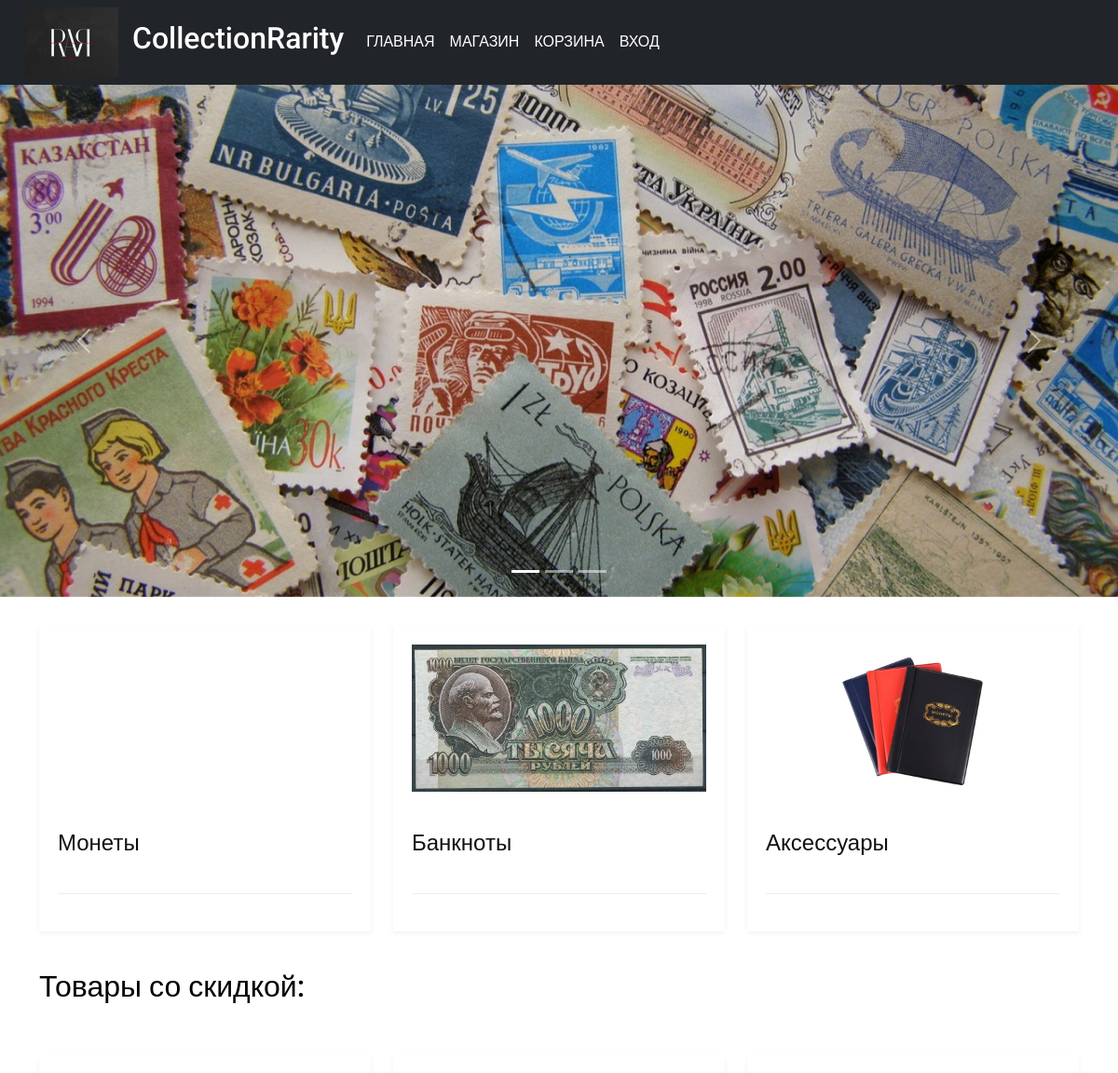
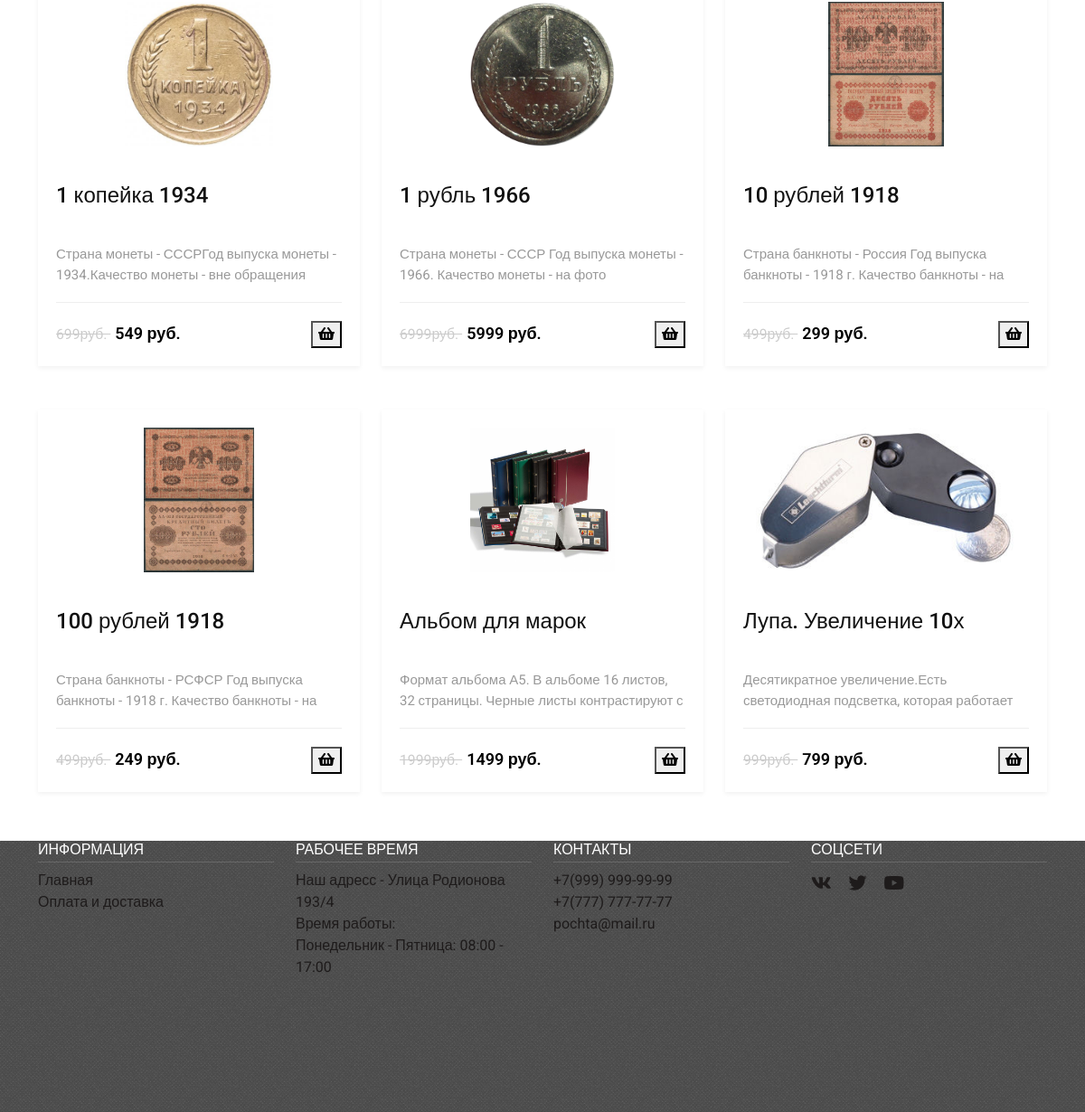
The page / on the database its author committed (2 pictures, top to bottom).
### tables this page shows
CREATE TABLE `category` (
  `id_category` int(11) NOT NULL,
  `name` varchar(20) NOT NULL,
  `img` varchar(40) NOT NULL
);

CREATE TABLE `products` (
  `id` int(11) NOT NULL,
  `name` varchar(30) NOT NULL,
  `category` int(3) NOT NULL,
  `desc` text NOT NULL,
  `imgs` varchar(40) NOT NULL,
  `price` int(5) NOT NULL,
  `discount` varchar(20) DEFAULT NULL
);

### templates/main.php (the view, shortened to what this page needs)
    <div id="mainTextWrap">
        <div id="mainText">
            <div class="container-fluid my-carousel">
  <div id="carouselExampleIndicators" class="carousel slide carousel-fade" data-bs-ride="carousel" data-bs-interval="5000">
  <div class="carousel-indicators">
    <button type="button" data-bs-target="#carouselExampleIndicators" data-bs-slide-to="0" class="active" aria-current="true" aria-label="Slide 1"></button>
    <button type="button" data-bs-target="#carouselExampleIndicators" data-bs-slide-to="1" aria-label="Slide 2"></button>
    <button type="button" data-bs-target="#carouselExampleIndicators" data-bs-slide-to="2" aria-label="Slide 3"></button>
  </div>
  <div class="carousel-inner">
    <div class="carousel-item active">
      <img src="img/mark_fon.jpg" class="d-block w-100" alt="...">
    </div>
  </div>
  <button class="carousel-control-prev" type="button" data-bs-target="#carouselExampleIndicators" data-bs-slide="prev">
    <span class="carousel-control-prev-icon" aria-hidden="true"></span>
  </button>
  <button class="carousel-control-next" type="button" data-bs-target="#carouselExampleIndicators" data-bs-slide="next">
    <span class="carousel-control-next-icon" aria-hidden="true"></span>
  </button>
</div>
        </div>
    </div>
<section class="main-content">
      <div class="container">
        <div class="row">
           <?php
        $sql_cat = $link->query("select * from `category`");
        foreach ($sql_cat as $cat) :
        ?>
          <div class="col-lg-4 col-sm-6 mb-3">
            <div class="product-card">
              <div class="product-thumb">
                <a href="index.php?page=product_cat&id_cat=<?php echo $cat['id_category']; ?>"><img src="<?php echo $cat['img']; ?>" alt=""></a>
              </div>
              <div class="product-details">
                  <h4><a href="index.php?page=product_cat&id_cat=<?php echo $cat['id_category']; ?>"><?php echo $cat['name']; ?></a></h4>
                <div class="product-bottom-details d-flex justify-content-between">
                </div>
              </div>
            </div>
          </div>
          <?php endforeach;?>
        </div>
 <br>
<h2>Товары со скидкой:</h2>
<br>
        <div class="row">
            <?php
             $sql_pr = $link->query("select * from `products`  WHERE `discount` <> '';");
            foreach ($sql_pr as $pr):
            ?>
            <div class="col-lg-4 col-sm-4 mb-4 mt-4">
              <div class="product-card">
                <div class="product-thumb"><a href="index.php?page=tovarCart&id=<?php echo $pr['id']?>"><img src="<?php echo $pr['imgs']; ?>" alt=""></a>
                </div>
                <div class="product-details">
                  <h4><a href="index.php?page=tovarCart&id=<?php echo $pr['id']?>"><?php echo $pr['name']; ?></a></h4>
                  <p><?php echo $pr['desc']; ?></p>
                  <div class="product-bottom-details d-flex justify-content-between">
                    <div class="product-price">
                      <small><?php echo $pr['discount']; ?> </small> <?php echo $pr['price']." руб."; ?>
                    </div>
                    <div class="product-links">
        <form id="form1" name="form1" action="add_cart.php" method="post">
          <button class='add_to_cart' type="submit"  name="submit"><i class="fas fa-shopping-basket"></i></button>
        </form>
                    </div>
                  </div>
                </div>
              </div>
            </div>
            <?php endforeach;?>
        </div>
      </div>
    </section>

### templates/header.php (shortened to what this page needs)
<?php
require_once 'connect.php';
$user_id = $_SESSION['user']['id'];;
$user_upd = mysqli_query($link, "SELECT `full_name` FROM `users` WHERE `users`.`id`='$user_id'");
$user_upd = mysqli_fetch_assoc($user_upd);
?>
<!doctype html>
<html lang="ru" class="h-100">
<head>
  <link rel="stylesheet" href="styles/bootstrap.css">
  <link rel="stylesheet" href="https://use.fontawesome.com/releases/v5.15.4/css/all.css">
  <link rel="stylesheet" href="styles/style.css">
</head>
<body>
  <nav class="navbar navbar-expand-lg navbar-dark bg-dark">
  <div class="container-fluid">
    <div class="brend">
    <a href="index.php"><img src="img/brend.png" alt=""></a>
    </div>
    <a class="navbar-brand" href="index.php"><h2>CollectionRarity</h2>
    </a>
    <div class="collapse navbar-collapse" id="navbarSupportedContent">
      <ul class="navbar-nav me-auto mb-2 mb-lg-0 top-menu">
         <li class="nav-item">
          <a class="nav-link" href="index.php?page=index">Главная</a>
        </li>
         <li class="nav-item">
          <a class="nav-link" href="index.php?page=catalog">Магазин</a>
        </li>
        <li class="nav-item">
          <a class="nav-link" href="#" data-bs-toggle="modal" data-bs-target="#modal-cart">Корзина</a>
        </li>
         <li class="nav-item">
          <a class="nav-link" href="index.php?page=login"><?php if ($_SESSION['user']['role'] == 2) { ?>
                              <?php echo $user_upd['full_name']?>(Админ)
                            <?php } elseif ($_SESSION['user']['role'] == 1) {
                            ?><?php echo $user_upd['full_name']?>
                            <?php } else { ?> Вход <?php } ?>
            </a>
        </li>
      </ul>
    </div>
  </div>
</nav>

### index.php (shortened to what this page needs)
<?php
require('templates/header.php');
?>
<?php
require('connect.php');
$page = $_GET['page'];
if (!isset($page)) {
    require('templates/main.php');
} elseif ($page == 'index') {
    require('templates/main.php');
} elseif ($page == 'pay_deliver') {
    require('templates/pay_deliver.php');
} elseif ($page == 'catalog') {
    require('templates/catalog.php');
} elseif ($page == 'login') {
    require('authorization/index.php');
        }elseif ($page == 'register') {
            require('authorization/register.php');
        }elseif ($page == 'vhod') {
            require('authorization/profile.php');
        }elseif ($page == 'admin') {
            require('authorization/admin.php');
        }elseif ($page == 'update_user') {
            require('authorization/upd_admin_user.php');
        }elseif ($page == 'update_category') {
            require('authorization/upd_admin_category.php');
        }elseif ($page == 'update_product') {
            require('authorization/upd_admin_product.php');
        }elseif ($page == 'update_user_profil') {
            require('authorization/upd_user_profil.php');
        }elseif ($page == 'answer_support') {
            require('authorization/answer_support.php');
        }elseif ($page == 'answer_support_user') {
            require('authorization/answer_support_user.php');
        }elseif ($page == 'check_user') {
            require('authorization/check_user.php');
}
?>
<?php
require('templates/footer.php');
?>

### templates/footer.php (shortened to what this page needs)
<footer>
  <section class="footer">
  <div class="container">
    <div class="row">
      <div class="col-md-3 col-6">
        <h4>Информация</h4>
        <ul class="list-unstyled">
          <li><a href="index.php?page=index">Главная</a></li>
          <li><a href="index.php?page=pay_deliver">Оплата и доставка</a></li>
        </ul>
      </div>
      <div class="col-md-3 col-6">
        <h4>Рабочее время</h4>
        <ul class="list-unstyled">
          <li>Наш адресс - Улица Родионова 193/4</li>
          <li>Время работы:</li>
          <li>Понедельник - Пятница: 08:00 - 17:00</li>
        </ul>
      </div>
      <div class="col-md-3 col-6">
        <h4>Контакты</h4>
        <ul class="list-unstyled">
            <li>+7(999) 999-99-99</li>
            <li>+7(777) 777-77-77</li>
            <li>pochta@mail.ru</li>
        </ul>
      </div>
      <div class="col-md-3 col-6">
        <h4>Соцсети</h4>
        <div class="footer-icons">
          <a href="#"><i class="fab fa-vk"></i></a>
          <a href="#"><i class="fab fa-twitter"></i></a>
          <a href="#"><i class="fab fa-youtube"></i></a>
        </div>
      </div>
    </div>
  </div>
  </section>
</footer>
</body>
</html>

### styles/style.css (style rules this page uses)
html { font-size: 16px; }
body { font-family: 'Roboto', sans-serif; font-size: 16px; font-weight: 400; color: #000; background-color: #fff; min-width: 320px; }
img { max-width: 100%; height: auto; }
a { color: #111; }
.navbar-dark .navbar-nav .nav-link { color: #fff; font-weight: 500; text-transform: uppercase; }
.top-menu li a::after { content: ''; display: block; width: 100%; background-color: #fff; height: 2px; transition: all .3s; transform: scale(0); }
.brend img { max-width: 100px; margin-right: 15px; margin-left: 15px; }
.my-carousel { padding: 0; }
.my-carousel .carousel-item { display: flex; max-height: 550px; }
.my-carousel .carousel-item img { object-fit: cover; }
.product-card { box-shadow: 0 2px 5px 0 rgba(0, 0, 0, 0.06); transition: all .3s; }
.product-thumb a { display: flex; align-items: center; justify-content: center; height: 200px; padding: 20px; }
.product-thumb img { max-width: 100%; max-height: 100%; }
.product-details { padding: 20px; }
.product-details h4 a { font-weight: 500; display: block; height: 60px; overflow: hidden; text-decoration: none; }
.product-details p { font-size: 15px; margin-bottom: 20px; color: #999; height: 44px; overflow: hidden; }
.product-bottom-details { overflow: hidden; border-top: 1px solid #eee; padding-top: 20px; }
.product-price { font-size: 18px; font-weight: 600; }
.product-price small { color: #ccc; font-weight: 400; text-decoration: line-through; margin-right: 5px; }
.footer { float: left; width: 100%; height: 300px; background: url('../img/footerback.png'); color: #fff; }
.footer h4 { text-transform: uppercase; font-size: 16px; border-bottom: 1px solid #666; padding-bottom: 3px; }
.footer a { text-decoration: none; transition: all .3s; }
.footer a, .footer li { color: #1e1b1b; }
.footer li a { display: block; }
.footer-icons a { display: inline-block; margin-right: 15px; font-size: 20px; }
.main-content { min-height: 700px; margin: 30px; }

### rows shown on the page
category: name "Монеты"
category: shows a picture, name "Банкноты"
category: img (picture), name "Аксессуары"
products: imgs (picture), name "1 копейка 1934", desc "Страна монеты - СССРГод выпуска монеты - 1934.Качество монеты - вне обращения", discount "699руб.", price "549"
products: shows a picture, name "1 рубль 1966", desc "Страна монеты - СССР Год выпуска монеты - 1966. Качество монеты - на фото", discount "6999руб.", price "5999"
products: shows a picture, name "10 рублей 1918", desc "Страна банкноты - Россия Год выпуска банкноты - 1918 г. Качество банкноты - на…", discount "499руб.", price "299"
products: shows a picture, name "100 рублей 1918", desc "Страна банкноты - РСФСР Год выпуска банкноты - 1918 г. Качество банкноты - на…", discount "499руб.", price "249"
products: shows a picture, name "Альбом для марок", desc "Формат альбома А5. В альбоме 16 листов, 32 страницы. Черные листы контрастируют с…", discount "1999руб.", price "1499"
products: imgs (picture), name "Лупа. Увеличение 10х", desc "Десятикратное увеличение.Есть светодиодная подсветка, которая работает…", discount "999руб.", price "799"
